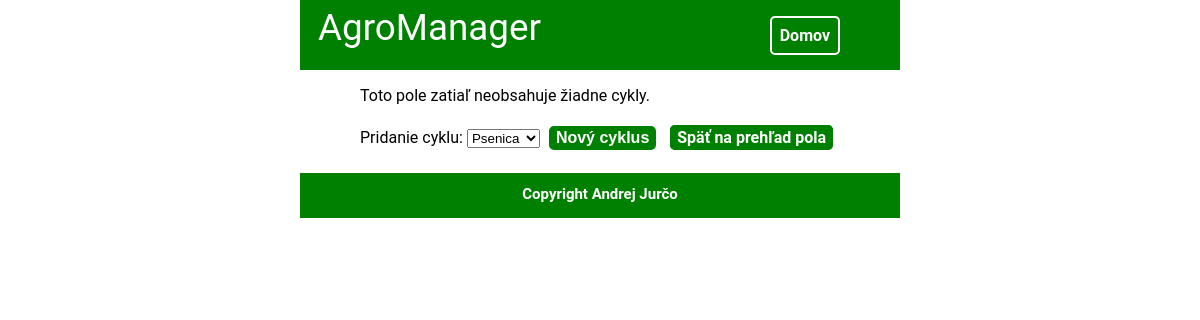
Before: /sprava/cast/1/ with the older database file.
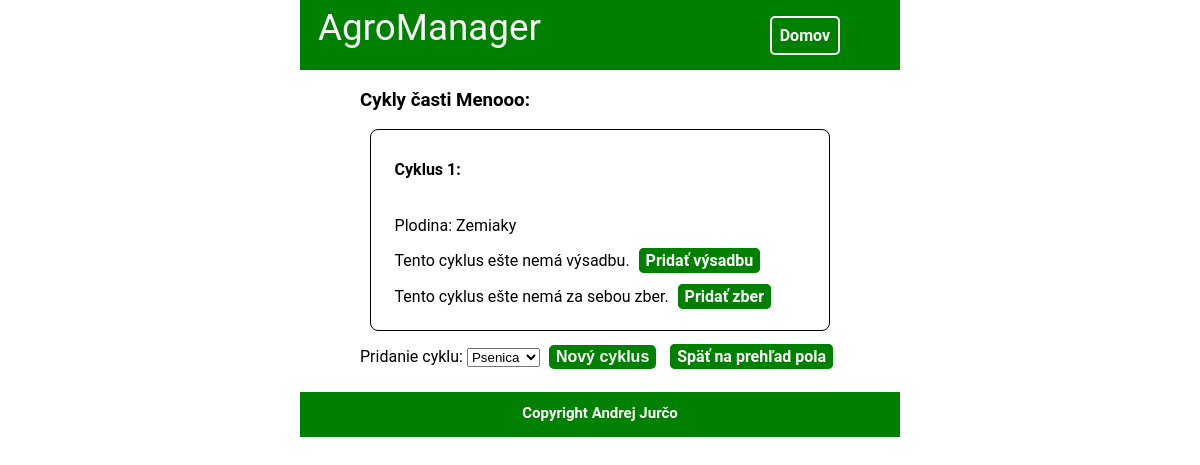
After: the same page with the newer database file.
### spravaPoli/model/Cyklus.py (models this page shows)
class Cyklus(models.Model):
    cast = models.ForeignKey(Cast, on_delete=models.CASCADE)
    plodina = models.ForeignKey(Plodina)
    vysadba = models.ForeignKey(Vysadba, on_delete=models.CASCADE, blank=True, null=True)
    zber = models.ForeignKey(Zber, on_delete=models.CASCADE, blank=True, null=True)

### spravaPoli/model/Cast.py (models this page shows)
class Cast(models.Model):
    meno = models.CharField(max_length=80, default="")
    rozloha = models.PositiveIntegerField("Rozloha (m2)",default=0)
    pouzivany = models.BooleanField(default=True)
    pozemok = models.ForeignKey(Pozemok, on_delete=models.CASCADE)

### spravaPoli/model/Plodina.py (models this page shows)
class Plodina(models.Model):
    meno = models.CharField("Názov plodiny",max_length=80, default="")

### spravaPoli/views.py (the view, shortened to what this page needs)
# urls.py: url(r'^cast/(?P<cast_id>[0-9]+)/$', views.CastView.prehladCasti, name='prehlad casti'),
    def prehladCasti(request, cast_id):
        cy = Cast.objects.filter(id=cast_id)
        plodiny = Plodina.objects.all()
        cykly = Cyklus.objects.filter(cast_id=cast_id)
        return render(request, 'spravaPoli/prehladCasti.html', {'casti': cy, 'cast_id': cast_id, 'cykly':cykly, 'plodiny': plodiny})

### spravaPoli/templates/spravaPoli/prehladCasti.html (shortened to what this page needs)
{% extends "general/base.html" %}
{% block content %}
    {% if cykly %}
        <h3>Cykly časti {{ cykly.first.cast.meno }}:</h3>
    {% else %}
        <p>Toto pole zatiaľ neobsahuje žiadne cykly.</p>
    {% endif %}
    {% for cyklus in cykly %}
        <div class="cyklusDisplay">
            <h4>Cyklus <span id="cyklusCounter">:</span></h4>
            <p>
                Plodina: {{ cyklus.plodina.meno }} <br>
            {% if cyklus.vysadba %}
                Výsadba prebehla dňa {{ cyklus.vysadba.datumVysadby }}, stála {{ cyklus.vysadba.naklady }}&euro; a spotrebovala {{ cyklus.vysadba.vysadeneMnozstvo }} g materiálu.<br>
            {% else %}
                Tento cyklus ešte nemá výsadbu. <a href="{% url 'spravaPoli:nova vysadba' cast_id cyklus.id %}" class="button2">Pridať výsadbu</a><br>
            {% endif %}
            {% if cyklus.zber %}
                Zber prebehol dňa {{ cyklus.zber.datumZberu }}, zožaných bolo {{ cyklus.zber.uroda }}kg úrody a príjmy z úrody boli {{ cyklus.zber.zisk }}&euro;.<br>
            {% else %}
                Tento cyklus ešte nemá za sebou zber. <a href="{% url 'spravaPoli:novy zber' cast_id cyklus.id %}" class="button2">Pridať zber</a>
            {% endif %}
            </p>
        </div>
    {% endfor %}
    <form action={% url 'spravaPoli:prehlad casti' cast_id %} method="POST">
        <span>Pridanie cyklu:</span>
        <select name="plodina_id" id="plodina_id">
            {% for pl in plodiny %}
                <option value={{ pl.id }}>{{ pl.meno }}</option>
            {% endfor %}
        </select>
        <input type="submit" value="Nový cyklus"  class="button2"/>
        <a  class="button2" href="{% url 'spravaPoli:prehlad pola' %}">Späť na prehľad pola</a>
    </form>
{% endblock %}

### templates/general/base.html (shortened to what this page needs)
<!DOCTYPE html>
<html lang="sk">
<head>
	{% load static %}
        <link rel="stylesheet" type="text/css" href="{% static 'general/default_styles.css' %}"/>
</head>
<body>
	<div id="topbar">
        <span id="titleName">AgroManager</span>
	    <nav>
            {% block sidebar %}
              <ul>
                  <li><a href= {% url 'spravaPoli:prehlad pola' %}>Domov</a></li>
              </ul>
          {% endblock %}
	    </nav>
    </div>
    <section>
        {% block content %}{% endblock %}
    </section>
    <footer>
    	<p>Copyright Andrej Jurčo</p>
    </footer>
</body>
</html>

### static/general/default_styles.css (style rules this page uses)
body, html { margin: 0; padding: 0; }
html { width: 50%; margin: 0 25%; padding: 0; }
body { margin: 0; font-family: "Roboto", "Lucida Grande", Verdana, Arial, sans-serif; font-size: 100%; counter-reset: counter; }
#titleName { display: inline-block; width: 18%; margin: 1% 3%; color: white; font-size: 230%; }
#topbar { background-color: green; height: 70px; }
nav { display: block; float: right; margin: auto 10%; max-width: 70%; height: 70px; }
#topbar a { display: inline-block; text-decoration: none; border: solid 2px white; border-radius: 5px; padding: 0.5em; margin: auto; font-weight: bolder; color: white; }
#topbar ul { list-style-type: none; }
section { width: 80%; margin-left: 10%; }
.button2 { background-color: green; color: white; font-weight: 600; font-size: 100%; border-radius: 5px; padding: 1px 5px; margin: 5px; text-decoration: none; border: solid 2px green; }
.cyklusDisplay { line-height: 2.2em; border: solid 1px black; margin: 2%; padding: 0 5%; border-radius: 8px; }
#cyklusCounter::before { counter-increment: counter; content: counter(counter); }
footer { background-color: green; text-align: center; height: 45px; margin-top: 3%; }
footer p { color: white; width: 250px; margin: auto; padding-top: 12px; font-size: 15px; font-weight: bold; }

Changed rows visible on the page:
added Cyklus: first.cast.meno "Menooo", plodina.meno "Zemiaky", shows "Tento cyklus ešte nemá výsadbu.", shows "Tento cyklus ešte nemá za sebou zber."
Other visible differences:
text no longer shown: "Toto pole zatiaľ neobsahuje žiadne cykly."
text now shown: "Cykly časti :"
